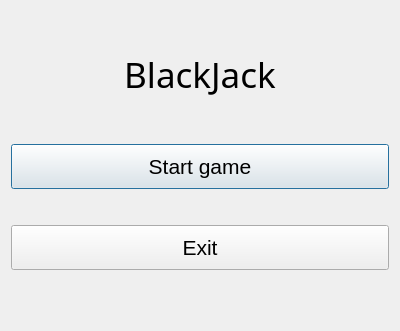
<?xml version="1.0" encoding="UTF-8"?>
<ui version="4.0">
 <class>MainMenu</class>
 <widget class="QDialog" name="MainMenu">
  <property name="geometry">
   <rect>
    <x>0</x>
    <y>0</y>
    <width>400</width>
    <height>331</height>
   </rect>
  </property>
  <property name="windowTitle">
   <string>Dialog</string>
  </property>
  <layout class="QGridLayout" name="gridLayout">
   <item row="0" column="0">
    <layout class="QVBoxLayout" name="verticalLayout_2">
     <item>
      <widget class="QLabel" name="mainLabel">
       <property name="font">
        <font>
         <family>Script MT Bold</family>
         <pointsize>26</pointsize>
        </font>
       </property>
       <property name="styleSheet">
        <string notr="true">color: rgb(0, 0, 0);</string>
       </property>
       <property name="text">
        <string>BlackJack</string>
       </property>
       <property name="alignment">
        <set>Qt::AlignCenter</set>
       </property>
      </widget>
     </item>
     <item>
      <layout class="QVBoxLayout" name="verticalLayout">
       <item>
        <widget class="QPushButton" name="startButton">
         <property name="minimumSize">
          <size>
           <width>0</width>
           <height>45</height>
          </size>
         </property>
         <property name="font">
          <font>
           <pointsize>16</pointsize>
          </font>
         </property>
         <property name="text">
          <string>Start game</string>
         </property>
        </widget>
       </item>
       <item>
        <spacer name="verticalSpacer_3">
         <property name="orientation">
          <enum>Qt::Vertical</enum>
         </property>
         <property name="sizeType">
          <enum>QSizePolicy::Fixed</enum>
         </property>
         <property name="sizeHint" stdset="0">
          <size>
           <width>20</width>
           <height>30</height>
          </size>
         </property>
        </spacer>
       </item>
       <item>
        <widget class="QPushButton" name="exitButton">
         <property name="minimumSize">
          <size>
           <width>0</width>
           <height>45</height>
          </size>
         </property>
         <property name="font">
          <font>
           <pointsize>16</pointsize>
          </font>
         </property>
         <property name="text">
          <string>Exit</string>
         </property>
        </widget>
       </item>
       <item>
        <spacer name="verticalSpacer_2">
         <property name="orientation">
          <enum>Qt::Vertical</enum>
         </property>
         <property name="sizeType">
          <enum>QSizePolicy::Fixed</enum>
         </property>
         <property name="sizeHint" stdset="0">
          <size>
           <width>20</width>
           <height>50</height>
          </size>
         </property>
        </spacer>
       </item>
      </layout>
     </item>
    </layout>
   </item>
  </layout>
 </widget>
 <resources/>
 <connections/>
</ui>
